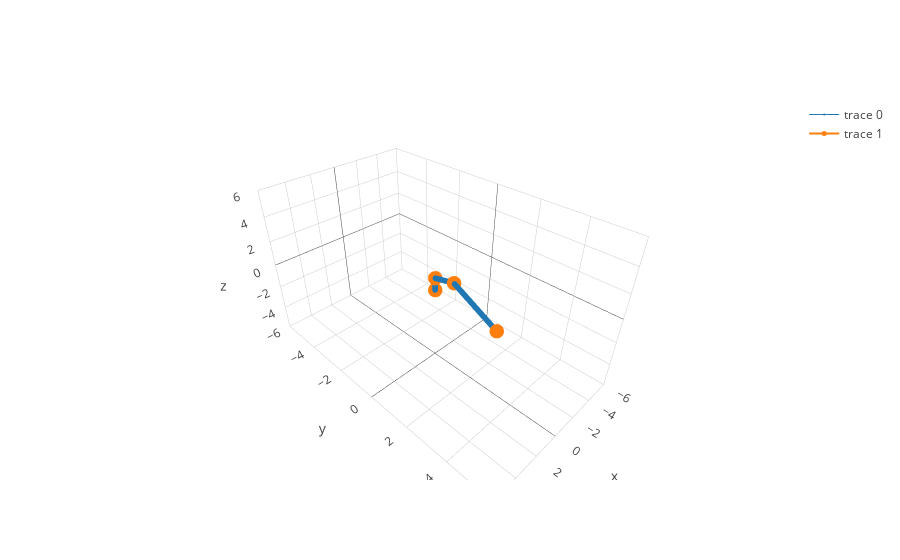

This figure's notebook cell:
### Code cell
coord = [2.29, 3.98, 2]
thetalist = kin.inv(robot1, coord)

kin.fwd(robot1,thetalist)
m = graphics.plotcurrpos(robot1)
m.show()

### Figure 1 — Plotly figure (JSON) as saved in the notebook; plotly's stock layout.template omitted (floating-point values rounded to 4 significant figures; data arrays with more than 128 entries replaced by an {"elided": "..."} marker saying what was removed)
{"data": [{"line": {"color": "#1f77b4", "width": 1}, "marker": {"size": 2}, "type": "scatter3d", "uid": "7d68e8d5-61a4-492a-aa25-92ef03f314ea", "x": {"elided": "150 float values"}, "y": {"elided": "150 float values"}, "z": {"elided": "150 float values"}}, {"line": {"color": "#ff7f0e", "width": 2}, "marker": {"size": 5}, "type": "scatter3d", "uid": "47b18af3-6631-445d-a5a9-66813855f65f", "x": [0, 0, 0.7972, 2.29], "y": [0, 0, 1.386, 3.98], "z": [0, 1, 2.202, 2]}], "layout": {"scene": {"xaxis": {"range": [-6, 6]}, "yaxis": {"range": [-6, 6]}, "zaxis": {"range": [-6, 6]}}}}
